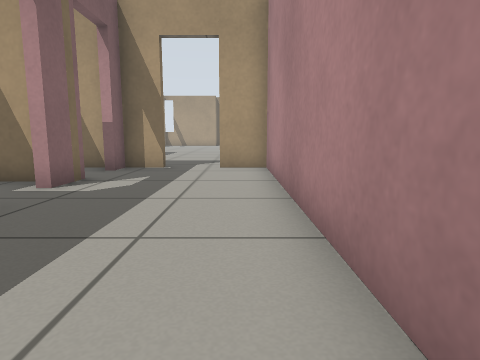
View 1 (above)

16 first-person views from a walk through a Gazebo world. The camera is 0.5 m above the floor, tilts 8° down and sees 75° across. The floor is counted in squares, 0.5 m on a side. Each view is taken from the middle of a square. On the plan, view 1 faces up. The plan holds only what a view shows up to about 12 squares ahead; the rest is blank. The place goes on beyond the plan.

View 2
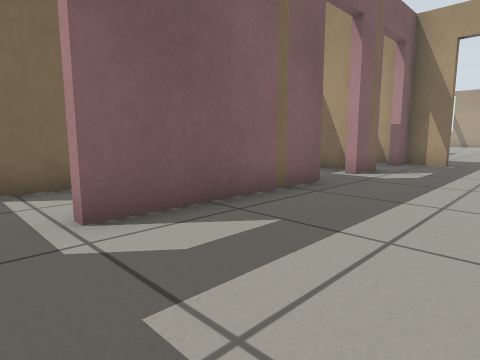

View 3
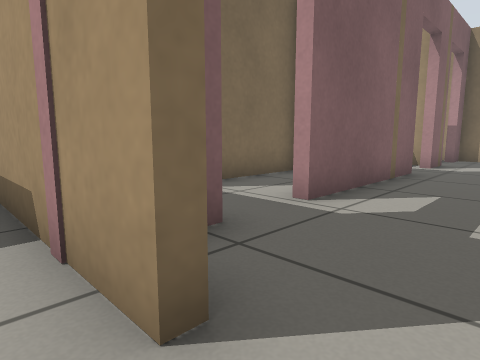

View 4
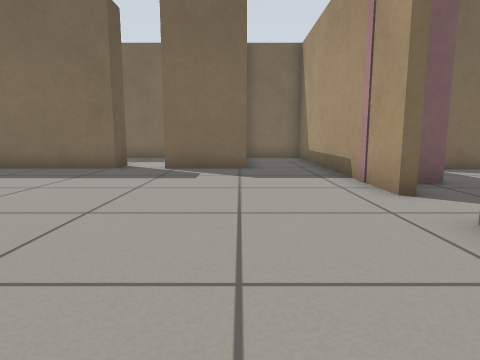

View 5
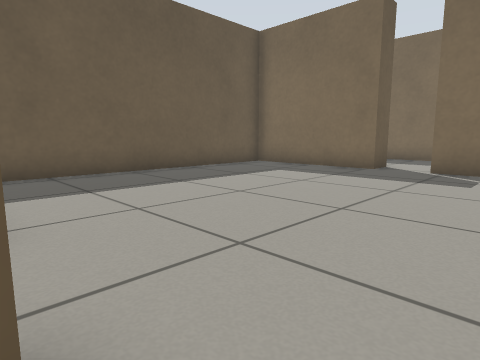

View 6
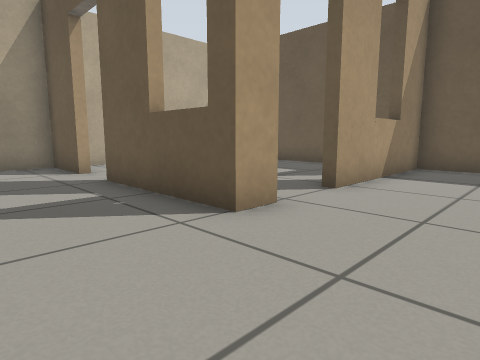

View 7
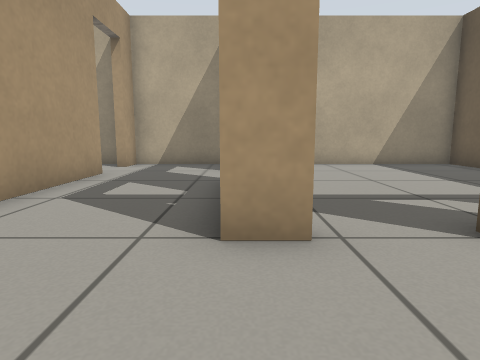

View 8
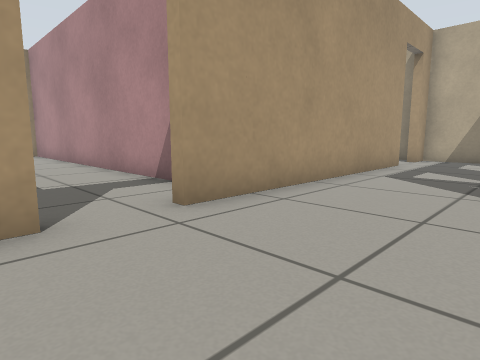

View 9
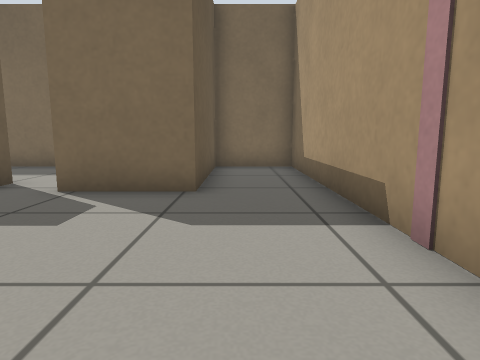

View 10
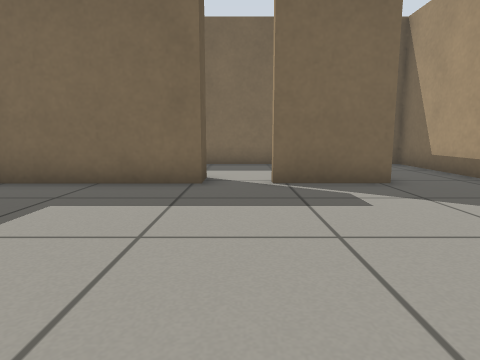

View 11
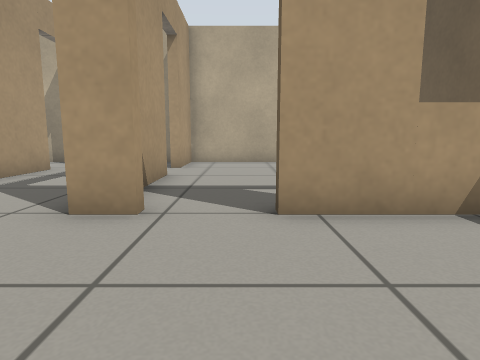

View 12
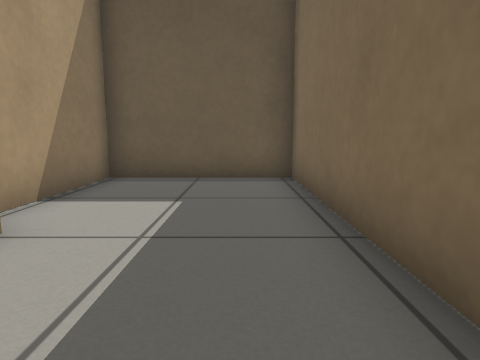

View 13
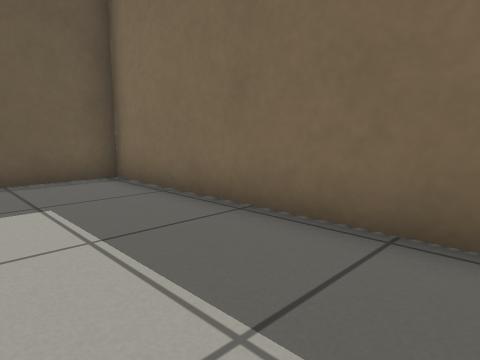

View 14
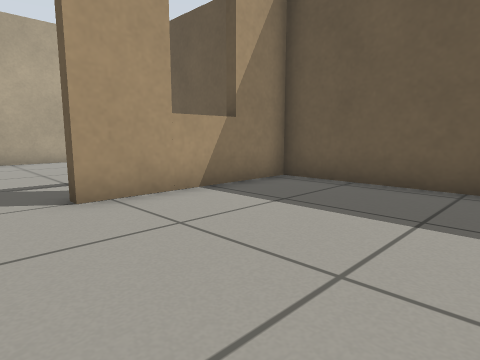

View 15
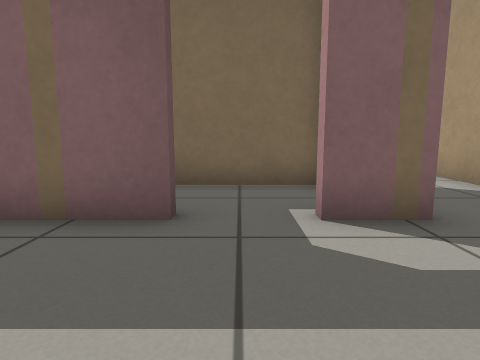

View 16
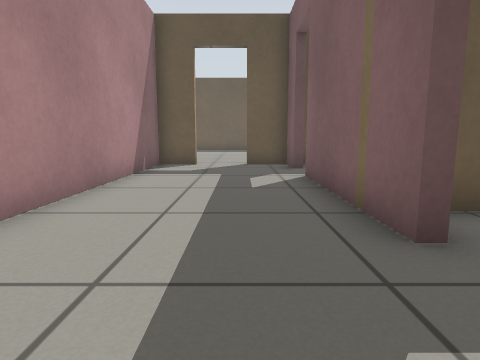

### Floor plan
Points are (right, up) in squares from view 1. A wall is a line through its corners. A room is listed if a view was taken in it or the views show most of it. See-through windows are left out.
Room 1 (views 1, 2, 15, 16)
walls: (-3.6, 4.2) (-3.6, -0.9); (-3.6, 7.4) (-3.6, 5.9); (-3.6, -2.6) (-3.6, -4) (-2.2, -4); (-2.4, 9.9) (-3.6, 9.9) (-3.6, 9); (-0.5, -4) (0.8, -4) (0.8, 9.9) (-0.8, 9.9)
ways out: open door at (-1.5, -4) to room 2; open door at (-4, 5.5) to room 5; open door at (-4, -1.5); open door at (-4, 8.5); open door at (-1.5, 10)
Room 2 (views 3, 4, 5, 6, 7, 8, 9, 10, 11, 14)
walls: (2.9, -8.8) (2.9, -7.8) (7.1, -7.8); (-2.2, -4.3) (-11.3, -4.3) (-11.3, -6.8) (-6.6, -6.8) (-6.6, -9.4); (-7.6, -10.8) (-6.6, -10.8) (-6.6, -15.1); (-6.3, -15.5) (2.9, -15.5) (2.9, -10.4); (8.7, -7.8) (11.1, -7.8) (11.1, -4.3) (10.1, -4.3); (8.4, -4.3) (-0.5, -4.3)
ways out: open door at (-1.5, -4) to room 1; opening at (-7, -10) to room 3; open door at (3, -9.5) to room 4; open door at (7.5, -8) to room 4; open door at (9.5, -4)
Room 3 (views 12, 13)
walls: (-11.3, -8.2) (-11.3, -15.5) (-6.9, -15.5) (-6.9, -12)
ways out: opening at (-7, -10) to room 2
Room 4 (no view inside)
walls: (7.1, -8.1) (5, -8.1); (3.7, -15.5) (11.1, -15.5) (11.1, -8.1) (8.7, -8.1)
ways out: open door at (3, -9.5) to room 2; open door at (7.5, -8) to room 2
Room 5 (no view inside)
walls: (-4.1, 6.8) (-5.4, 6.8); (-5.2, 2.9) (-4.7, 2.9); (-6.4, 6.6) (-6.4, 3.6)
ways out: open door at (-4, 5.5) to room 1

Where each view was taken, in squares from view 1:
view 1: 0 up, 0 right, facing up
view 2: 2 down, 0 right, facing up-left
view 3: 5 down, 1 left, facing up-left
view 4: 7 down, 3 right, facing left
view 5: 7 down, 3 right, facing down-left
view 6: 5 down, 0 right, facing down-right
view 7: 8 down, 0 right, facing right
view 8: 8 down, 3 left, facing up-right
view 9: 6 down, 1 left, facing left
view 10: 10 down, 0 right, facing left
view 11: 10 down, 1 left, facing right
view 12: 8 down, 10 left, facing down
view 13: 8 down, 8 left, facing down-left
view 14: 9 down, 2 left, facing down-right
view 15: 5 up, 0 right, facing left
view 16: 7 up, 2 left, facing down
